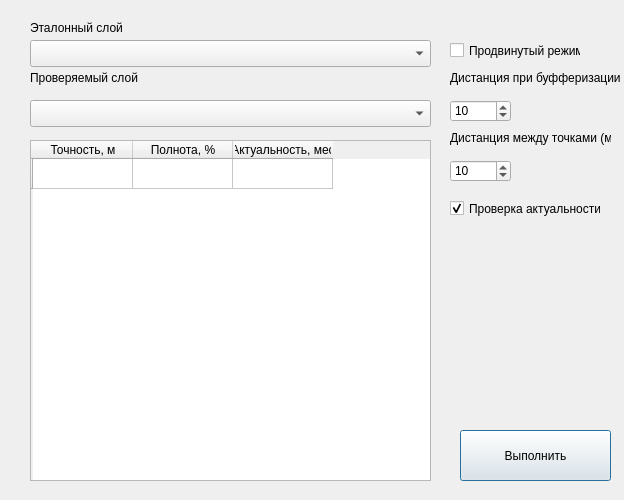
<?xml version="1.0" encoding="UTF-8"?>
<ui version="4.0">
 <class>CompareRoadsDialogBase</class>
 <widget class="QDialog" name="CompareRoadsDialogBase">
  <property name="geometry">
   <rect>
    <x>0</x>
    <y>0</y>
    <width>624</width>
    <height>500</height>
   </rect>
  </property>
  <property name="windowTitle">
   <string>Compare Roads</string>
  </property>
  <widget class="QTableWidget" name="tableWidget">
   <property name="geometry">
    <rect>
     <x>30</x>
     <y>140</y>
     <width>401</width>
     <height>341</height>
    </rect>
   </property>
   <property name="lineWidth">
    <number>1</number>
   </property>
   <property name="midLineWidth">
    <number>0</number>
   </property>
   <property name="editTriggers">
    <set>QAbstractItemView::NoEditTriggers</set>
   </property>
   <property name="columnCount">
    <number>3</number>
   </property>
   <row>
    <property name="text">
     <string/>
    </property>
   </row>
   <column>
    <property name="text">
     <string>Точность, м</string>
    </property>
   </column>
   <column>
    <property name="text">
     <string>Полнота, %</string>
    </property>
   </column>
   <column>
    <property name="text">
     <string>Актуальность, мес</string>
    </property>
   </column>
  </widget>
  <widget class="QPushButton" name="pushButton">
   <property name="geometry">
    <rect>
     <x>460</x>
     <y>430</y>
     <width>151</width>
     <height>51</height>
    </rect>
   </property>
   <property name="text">
    <string>Выполнить</string>
   </property>
  </widget>
  <widget class="QLabel" name="label">
   <property name="geometry">
    <rect>
     <x>30</x>
     <y>20</y>
     <width>121</width>
     <height>16</height>
    </rect>
   </property>
   <property name="text">
    <string>Эталонный слой</string>
   </property>
  </widget>
  <widget class="QLabel" name="label_2">
   <property name="geometry">
    <rect>
     <x>30</x>
     <y>70</y>
     <width>121</width>
     <height>16</height>
    </rect>
   </property>
   <property name="text">
    <string>Проверяемый слой</string>
   </property>
  </widget>
  <widget class="QgsMapLayerComboBox" name="mMapLayerComboBox_etalon">
   <property name="geometry">
    <rect>
     <x>30</x>
     <y>40</y>
     <width>401</width>
     <height>27</height>
    </rect>
   </property>
  </widget>
  <widget class="QgsMapLayerComboBox" name="mMapLayerComboBox_compared">
   <property name="geometry">
    <rect>
     <x>30</x>
     <y>100</y>
     <width>401</width>
     <height>27</height>
    </rect>
   </property>
  </widget>
  <widget class="QCheckBox" name="checkBox_advanced">
   <property name="geometry">
    <rect>
     <x>450</x>
     <y>40</y>
     <width>131</width>
     <height>21</height>
    </rect>
   </property>
   <property name="text">
    <string>Продвинутый режим</string>
   </property>
  </widget>
  <widget class="QLabel" name="label_advanced_buffer">
   <property name="geometry">
    <rect>
     <x>450</x>
     <y>70</y>
     <width>171</width>
     <height>16</height>
    </rect>
   </property>
   <property name="text">
    <string>Дистанция при буфферизации (м)</string>
   </property>
  </widget>
  <widget class="QLabel" name="label_advanced_points">
   <property name="geometry">
    <rect>
     <x>450</x>
     <y>130</y>
     <width>161</width>
     <height>16</height>
    </rect>
   </property>
   <property name="text">
    <string>Дистанция между точками (м)</string>
   </property>
  </widget>
  <widget class="QSpinBox" name="spinBox_advanced_buffer">
   <property name="geometry">
    <rect>
     <x>450</x>
     <y>100</y>
     <width>61</width>
     <height>22</height>
    </rect>
   </property>
   <property name="minimum">
    <number>1</number>
   </property>
   <property name="maximum">
    <number>1000</number>
   </property>
   <property name="value">
    <number>10</number>
   </property>
  </widget>
  <widget class="QSpinBox" name="spinBox_advanced_points">
   <property name="geometry">
    <rect>
     <x>450</x>
     <y>160</y>
     <width>61</width>
     <height>22</height>
    </rect>
   </property>
   <property name="minimum">
    <number>1</number>
   </property>
   <property name="maximum">
    <number>1000</number>
   </property>
   <property name="value">
    <number>10</number>
   </property>
  </widget>
  <widget class="QCheckBox" name="checkBox_relevance">
   <property name="geometry">
    <rect>
     <x>450</x>
     <y>200</y>
     <width>151</width>
     <height>17</height>
    </rect>
   </property>
   <property name="text">
    <string>Проверка актуальности</string>
   </property>
   <property name="checked">
    <bool>true</bool>
   </property>
  </widget>
 </widget>
 <customwidgets>
  <customwidget>
   <class>QgsMapLayerComboBox</class>
   <extends>QComboBox</extends>
   <header>qgsmaplayercombobox.h</header>
  </customwidget>
 </customwidgets>
 <resources/>
 <connections/>
</ui>
